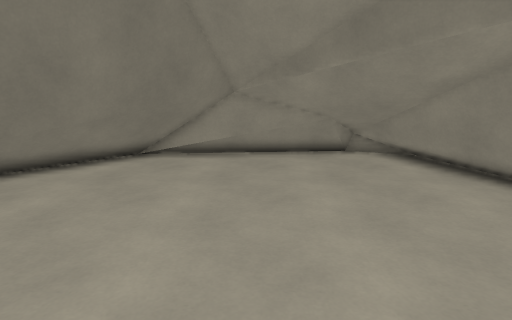
View 1 (above)

12 first-person views from a walk through a Godot game level. The camera is 1.5 m above the floor, tilts 12° down and sees 75° across. The floor is counted in squares, 0.5 m on a side. Each view is taken from the middle of a square. On the plan, view 1 faces up. The plan holds only what a view shows up to about 20 squares ahead; the rest is blank. The place goes on beyond the plan.

View 2
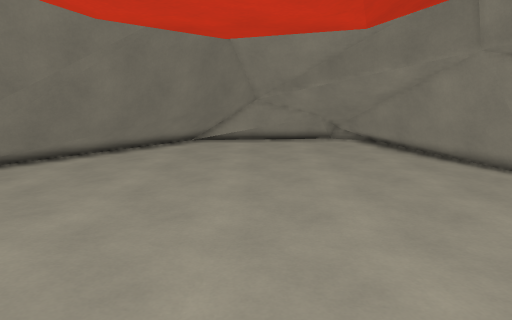

View 3
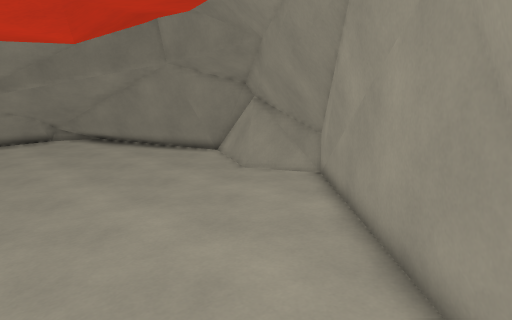

View 4
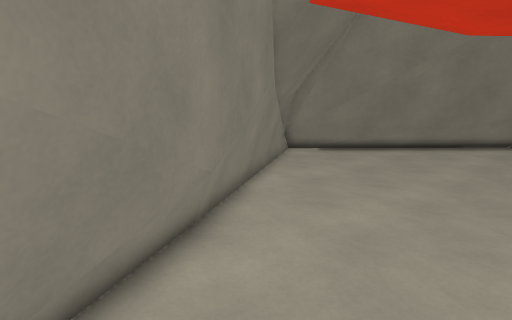

View 5
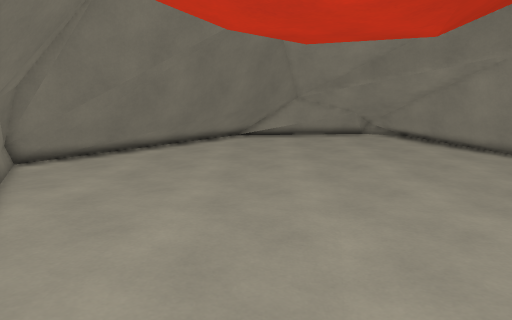

View 6
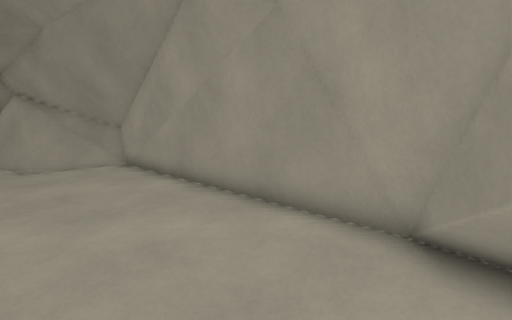

View 7
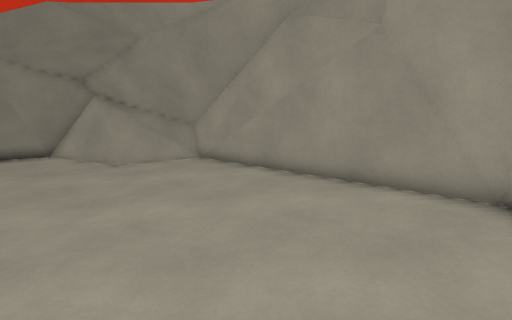

View 8
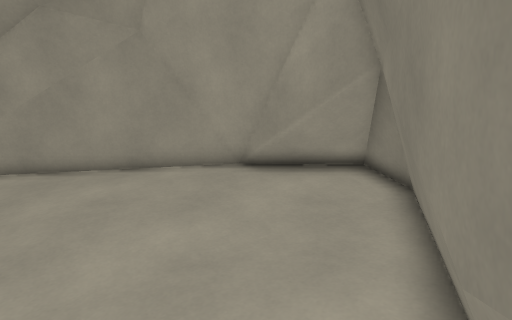

View 9
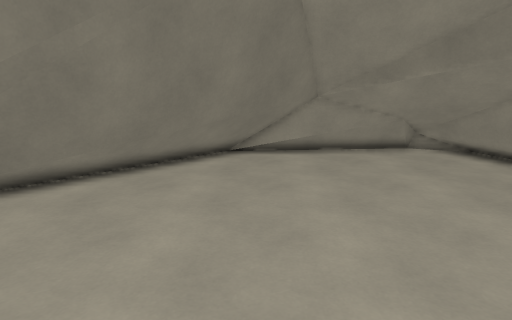

View 10
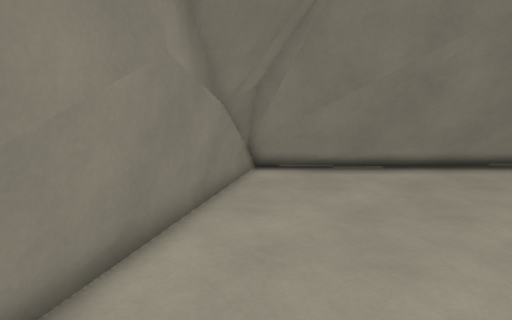

View 11
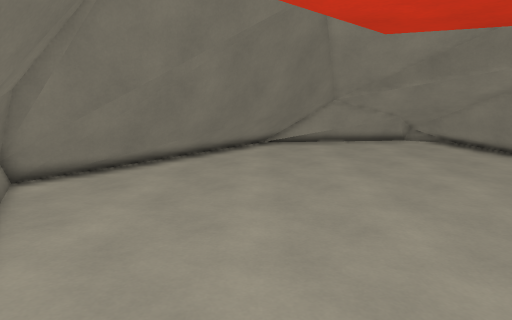

View 12
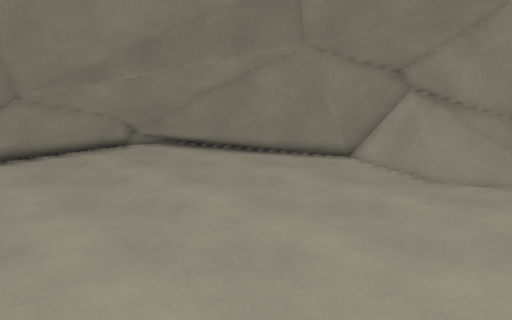

### Floor plan
Key: @ floor where view 1 was taken; # wall or solid block; . main floor; : floor 0.25 m higher than the main floor; + floor 0.5 m higher than the main floor; = window, fence, low wall or low ledge; ^ raised ledge.
Columns run from 13 left of view 1 to 11 right of it. Each row starts with its distance up from view 1.
 16             ^^^^^==^
 15            ##^^^^^^^^
 14            ##^     ^^^
 13          ###..#    =^^
 12         ###.....^  ^#^
 11       ###........####^^
 10      ###............##
  9     ###.............###
  8    ###...............##
  7  ####................##=
  6 ###...................##
  5 ##.....................#
  4 #......................##
  3 #......................##
  2 #......................=#
  1 ##.....................##
  0  #:..........@.........##
 -1  ##:::.................#
 -2   ##:::::.............##
 -3    ##:::::............##
 -4    ##:::::..:::::::::##
 -5     ##::::::::::::::##
 -6     =#:::::::::::::##
 -7      ##:::::::::::##
 -8       ##:::::::::##
 -9       =#::::::::##
-10        ##:::::+##
-11        ##  :####
-12          #####

Where each view was taken, in squares from view 1:
view 1: 0 up, 0 right, facing up
view 2: 8 down, 1 left, facing up
view 3: 11 down, 2 left, facing up-right
view 4: 11 down, 2 left, facing up-left
view 5: 10 down, 4 left, facing up
view 6: 9 down, 5 left, facing right
view 7: 6 down, 7 left, facing right
view 8: 4 down, 8 left, facing down-right
view 9: 2 down, 4 left, facing up
view 10: 5 down, 5 left, facing up-left
view 11: 7 down, 6 left, facing up
view 12: 3 down, 4 left, facing up-right
